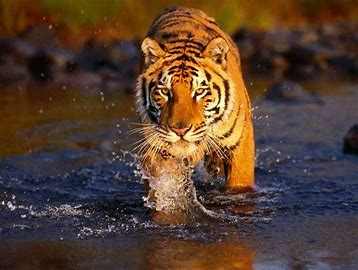
#> input picture Harimau.jpg, 358 x 270 px
$ python 'Brightness, Contrass, Autolevel Contrass.py'
#> lines starting #> are read from the running program, lines starting #| are printed output that depends on the picture
import numpy as np
import cv2
import imageio.v2 as imageio
import matplotlib.pyplot as plt

#load gambar
img = cv2.imread("Harimau.jpg")
#> img is the input picture: shape (270, 358, 3); mean B, G, R 48.2, 63.3, 86.5

#mendapatkan/define resolusi dan tipe gambar
#dipake diperulangan
img_height = img.shape[0]
#> img_height = 270
#tinggi gambar
img_widht = img.shape[1]
#> img_widht = 358
#lebar gambar
img_channel = img.shape[2]
#> img_channel = 3
 #banyaknya channel setiap pixel
img_type = img.dtype #type gambar

#BRIGHTNESS GRAYSCALE
#menampung image yang sudah dicerahkan
img_brightnes = np.zeros(img.shape, dtype=np.uint8)

#fungsi penambahan brightness dengan nilai yang menjadi parameter
def brighter(nilai):
#> called with nilai = -100
    for y in range(0,img_height): #height
        for x in range(0,img_widht):
            red = img[y][x][0]
            green = img[y][x][1]
            blue = img[y][x][2]
            gray = (int(red)+int(green)+int(blue))/3
            gray += nilai
            if gray >255:
                gray = 255
            if gray<0:
                gray=0
            img_brightnes[y][x] = (gray,gray,gray)
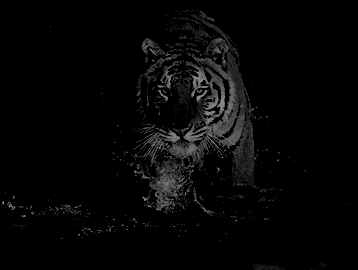
#> img_brightnes: shape (270, 358, 3); min 0, max 153, mean 6.4
#menampilkan gambar dengan parameter brightness-100 dan 100
brighter(-100)
plt.imshow(img_brightnes)
plt.title("Brightness -100")
plt.show()

brighter(100)
#> call 2 of brighter, with nilai = 100
#> after the loop in brighter (call 2), `for y in range(0,img_height):`:
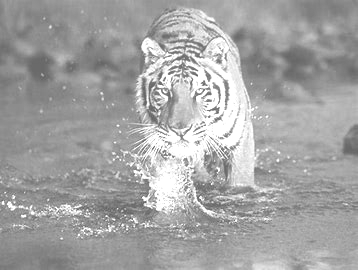
#> img_brightnes: shape (270, 358, 3); min 100, max 255, mean 164.3
plt.imshow(img_brightnes)
plt.title("Brightness 100")
plt.show()

#BRIGHTNES RGB
#membuat variabel img_rgbbright untuk menampung hasil
img_rgbbrightness = np.zeros(img.shape, dtype=np.uint8)
#Melakukan penambahan brightness dengan nilai yg menjadi parameter
def rgbbrighter(nilai):
#> called with nilai = -100
    for y in range(0,img_height):
        for x in range(0,img_widht):
            red= img[y][x][0]
            red+=nilai
            if red>255:
                red = 255
            if red<0:
                red=0
            green= img[y][x][1]
            green+=nilai
            if green>255:
                green = 255
            if green<0:
                green=0
            blue= img[y][x][2]
            blue+=nilai
            if blue>255:
                blue=255
            if blue<0:
                blue=0
            img_rgbbrightness[y][x]=(red,green,blue)
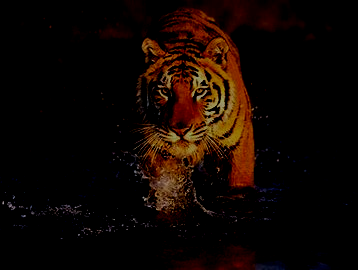
#> img_rgbbrightness: shape (270, 358, 3); mean B, G, R 2.1, 6.7, 16.5
#Menampilkan beberapa hasil dengan nilai brightness -100 dan 100
rgbbrighter(-100)
plt.imshow(img_rgbbrightness)
plt.title("Brightness -100")
plt.show()

rgbbrighter(100)
#> call 2 of rgbbrighter, with nilai = 100
#> after the loop in rgbbrighter (call 2), `for y in range(0,img_height):`:
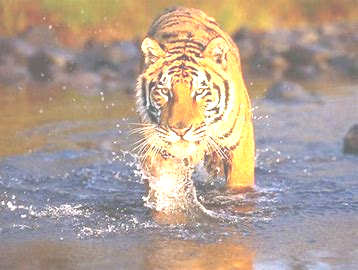
#> img_rgbbrightness: shape (270, 358, 3); mean B, G, R 148, 161.6, 179.4
plt.imshow(img_rgbbrightness)
plt.title("Brightness 100")
plt.show()

#CONTRAS
#Membuat variabel img_contrass untuk menampung hasil
img_contras = np.zeros(img.shape,dtype=np.uint8)

#Melakukan penambahan contrass dengan nilai yg menjadi parameter
def contras(nilai):
#> called with nilai = 2
    for y in range(0,img_height):
        for x in range(0,img_widht):
            red = img[y][x][0]
            green = img[y][x][1]
            blue = img[y][x][2]
            gray=(int(red)+int(green)+int(blue))/3
            gray+=nilai
            if gray>255:
                gray=255
            img_contras[y][x]=(gray,gray,gray)
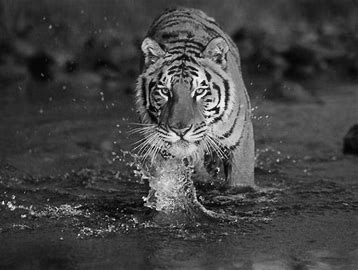
#> img_contras: shape (270, 358, 3); min 2, max 255, mean 67.7
#Menampilkan beberapa hasil dengan nilai brightness -100 dan 100
contras(2)
plt.imshow(img_contras)
plt.title("contrass 2")
plt.show()

contras(10)
plt.imshow(img_contras)
plt.title("contrass 3")
plt.show()

#CONTRASS AUTOLEVEL

#Membuat variabel img_contrass untuk menampung hasil
img_rgbcontrass = np.zeros(img.shape, dtype=np.uint8)

#Melakukan penambahan contrass secara otomatis
def rgbcontrass(nilai):
#> called with nilai = 20
    for y in range(0, img_height):
        for x in range(0, img_widht):
            red= img[y][x][0]
            red += nilai
            if red > 255:
                red = 255

            green= img[y][x][1]
            green += nilai
            if green > 255:
                green = 255

            blue= img[y][x][2]
            blue += nilai
            if blue > 255:
                blue = 255

            img_rgbcontrass[y][x]= (red, green, blue)
#Menampilkan hasil autolevel contrass
rgbcontrass(20)
plt.imshow(img_rgbcontrass)
plt.title('Contrass Autolevel 20')
plt.show()

rgbcontrass(100)
plt.imshow(img_rgbcontrass)
plt.title('Contrass Autolevel 100')
plt.show()

#contrast autoleve dengan grayscale
img_autocontrass=np.zeros(img.shape,dtype=np.uint8)

def autocontrass():
    xmax = 255
    xmin=0
    d=0

    for y in range(0,img_height):
        for x in range(0,img_widht):
            red = img[y][x][0]
            green = img[y][x][1]
            blue = img[y][x][2]
            gray = (int(red)+int(green)+int(blue))/3
            if gray<xmax:
                xmax=gray
            if gray>xmin:
                xmin=gray
#> after the loop, xmax = 0; xmin = 253
    d=xmin-xmax
#> d = 253
    for y in range(0,img_height):
        for x in range(0,img_widht):
            red=img[y][x][0]
            green=img[y][x][1]
            blue=img[y][x][2]
            gray=(int(red)+int(green)+int(blue))/3
            gray=int(float(255/d)*(gray-xmax))
            img_autocontrass[y][x]=(gray,gray,gray)
autocontrass()
plt.imshow(img_autocontrass)
plt.title('autocontrass')
plt.show()

$ run again, with Burung.jpg copied over Harimau.jpg
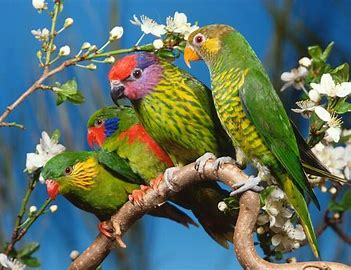
#> input picture Burung.jpg, 351 x 270 px
#> img is the input picture: shape (270, 351, 3); mean B, G, R 101, 113.5, 95
#> after the loop in rgbbrighter (call 2), `for y in range(0,img_height):`:
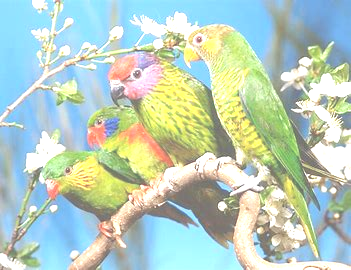
#> img_rgbbrightness: shape (270, 351, 3); mean B, G, R 192.7, 207, 185.6
#> after the loop in contras, `for y in range(0,img_height):`:
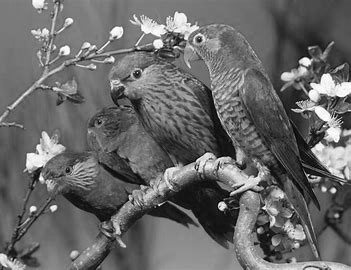
#> img_contras: shape (270, 351, 3); min 2, max 255, mean 104.8
#> after the loop in autocontrass, `for y in range(0,img_height):`: xmax = 0.333; xmin = 254.7
#> d = 254.3
